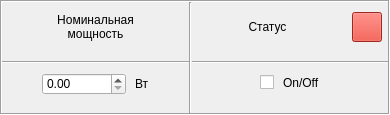
<?xml version="1.0" encoding="UTF-8"?>
<ui version="4.0">
 <class>UtilityResistorInputFrame</class>
 <widget class="QFrame" name="UtilityResistorInputFrame">
  <property name="geometry">
   <rect>
    <x>0</x>
    <y>0</y>
    <width>390</width>
    <height>115</height>
   </rect>
  </property>
  <property name="sizePolicy">
   <sizepolicy hsizetype="Preferred" vsizetype="Fixed">
    <horstretch>0</horstretch>
    <verstretch>0</verstretch>
   </sizepolicy>
  </property>
  <property name="minimumSize">
   <size>
    <width>0</width>
    <height>115</height>
   </size>
  </property>
  <property name="maximumSize">
   <size>
    <width>16777215</width>
    <height>115</height>
   </size>
  </property>
  <property name="windowTitle">
   <string>Form</string>
  </property>
  <property name="styleSheet">
   <string notr="true"/>
  </property>
  <property name="frameShape">
   <enum>QFrame::Box</enum>
  </property>
  <property name="frameShadow">
   <enum>QFrame::Sunken</enum>
  </property>
  <layout class="QHBoxLayout" name="horizontalLayout_4" stretch="0,0,1">
   <property name="spacing">
    <number>0</number>
   </property>
   <property name="sizeConstraint">
    <enum>QLayout::SetDefaultConstraint</enum>
   </property>
   <property name="leftMargin">
    <number>0</number>
   </property>
   <property name="topMargin">
    <number>0</number>
   </property>
   <property name="rightMargin">
    <number>0</number>
   </property>
   <property name="bottomMargin">
    <number>0</number>
   </property>
   <item>
    <layout class="QVBoxLayout" name="verticalLayout" stretch="1,1,1,0">
     <property name="spacing">
      <number>9</number>
     </property>
     <property name="leftMargin">
      <number>0</number>
     </property>
     <property name="topMargin">
      <number>0</number>
     </property>
     <property name="rightMargin">
      <number>0</number>
     </property>
     <property name="bottomMargin">
      <number>0</number>
     </property>
     <item>
      <layout class="QHBoxLayout" name="horizontalLayout_5">
       <property name="bottomMargin">
        <number>0</number>
       </property>
       <item>
        <widget class="QLabel" name="label">
         <property name="sizePolicy">
          <sizepolicy hsizetype="Preferred" vsizetype="Fixed">
           <horstretch>0</horstretch>
           <verstretch>0</verstretch>
          </sizepolicy>
         </property>
         <property name="minimumSize">
          <size>
           <width>0</width>
           <height>50</height>
          </size>
         </property>
         <property name="maximumSize">
          <size>
           <width>16777215</width>
           <height>50</height>
          </size>
         </property>
         <property name="text">
          <string>Номинальная
мощность</string>
         </property>
         <property name="alignment">
          <set>Qt::AlignCenter</set>
         </property>
        </widget>
       </item>
      </layout>
     </item>
     <item>
      <widget class="Line" name="line_3">
       <property name="orientation">
        <enum>Qt::Horizontal</enum>
       </property>
      </widget>
     </item>
     <item>
      <layout class="QHBoxLayout" name="horizontalLayout" stretch="0,1,1,0">
       <property name="bottomMargin">
        <number>0</number>
       </property>
       <item>
        <spacer name="horizontalSpacer_4">
         <property name="orientation">
          <enum>Qt::Horizontal</enum>
         </property>
         <property name="sizeHint" stdset="0">
          <size>
           <width>40</width>
           <height>20</height>
          </size>
         </property>
        </spacer>
       </item>
       <item>
        <widget class="QDoubleSpinBox" name="consumptionSpinBox">
         <property name="sizePolicy">
          <sizepolicy hsizetype="Maximum" vsizetype="Fixed">
           <horstretch>0</horstretch>
           <verstretch>0</verstretch>
          </sizepolicy>
         </property>
         <property name="styleSheet">
          <string notr="true">color: none;</string>
         </property>
         <property name="maximum">
          <double>300000.000000000000000</double>
         </property>
        </widget>
       </item>
       <item>
        <widget class="QLabel" name="label_8">
         <property name="sizePolicy">
          <sizepolicy hsizetype="Maximum" vsizetype="Fixed">
           <horstretch>0</horstretch>
           <verstretch>0</verstretch>
          </sizepolicy>
         </property>
         <property name="text">
          <string>Вт</string>
         </property>
        </widget>
       </item>
       <item>
        <spacer name="horizontalSpacer_3">
         <property name="orientation">
          <enum>Qt::Horizontal</enum>
         </property>
         <property name="sizeHint" stdset="0">
          <size>
           <width>40</width>
           <height>20</height>
          </size>
         </property>
        </spacer>
       </item>
      </layout>
     </item>
     <item>
      <spacer name="verticalSpacer">
       <property name="orientation">
        <enum>Qt::Vertical</enum>
       </property>
       <property name="sizeHint" stdset="0">
        <size>
         <width>20</width>
         <height>40</height>
        </size>
       </property>
      </spacer>
     </item>
    </layout>
   </item>
   <item>
    <widget class="Line" name="line">
     <property name="orientation">
      <enum>Qt::Vertical</enum>
     </property>
    </widget>
   </item>
   <item>
    <layout class="QVBoxLayout" name="verticalLayout_3" stretch="1,1,1,0">
     <property name="spacing">
      <number>9</number>
     </property>
     <property name="topMargin">
      <number>0</number>
     </property>
     <property name="bottomMargin">
      <number>0</number>
     </property>
     <item>
      <layout class="QHBoxLayout" name="horizontalLayout_2">
       <property name="leftMargin">
        <number>0</number>
       </property>
       <property name="topMargin">
        <number>0</number>
       </property>
       <property name="rightMargin">
        <number>6</number>
       </property>
       <property name="bottomMargin">
        <number>0</number>
       </property>
       <item>
        <widget class="QLabel" name="label_5">
         <property name="sizePolicy">
          <sizepolicy hsizetype="Expanding" vsizetype="Fixed">
           <horstretch>0</horstretch>
           <verstretch>0</verstretch>
          </sizepolicy>
         </property>
         <property name="minimumSize">
          <size>
           <width>0</width>
           <height>50</height>
          </size>
         </property>
         <property name="maximumSize">
          <size>
           <width>16777215</width>
           <height>50</height>
          </size>
         </property>
         <property name="text">
          <string>Статус</string>
         </property>
         <property name="alignment">
          <set>Qt::AlignCenter</set>
         </property>
        </widget>
       </item>
       <item>
        <widget class="QPushButton" name="deletrButton">
         <property name="sizePolicy">
          <sizepolicy hsizetype="Fixed" vsizetype="Fixed">
           <horstretch>0</horstretch>
           <verstretch>0</verstretch>
          </sizepolicy>
         </property>
         <property name="minimumSize">
          <size>
           <width>30</width>
           <height>30</height>
          </size>
         </property>
         <property name="maximumSize">
          <size>
           <width>30</width>
           <height>30</height>
          </size>
         </property>
         <property name="styleSheet">
          <string notr="true">background-color: rgb(223, 55, 43);</string>
         </property>
         <property name="text">
          <string/>
         </property>
         <property name="icon">
          <iconset resource="resources.qrc">
           <normaloff>:/img/delete.png</normaloff>:/img/delete.png</iconset>
         </property>
         <property name="iconSize">
          <size>
           <width>25</width>
           <height>25</height>
          </size>
         </property>
        </widget>
       </item>
      </layout>
     </item>
     <item>
      <widget class="Line" name="line_5">
       <property name="orientation">
        <enum>Qt::Horizontal</enum>
       </property>
      </widget>
     </item>
     <item>
      <layout class="QHBoxLayout" name="horizontalLayout_3" stretch="0,0,1,0">
       <item>
        <spacer name="horizontalSpacer_5">
         <property name="orientation">
          <enum>Qt::Horizontal</enum>
         </property>
         <property name="sizeHint" stdset="0">
          <size>
           <width>40</width>
           <height>20</height>
          </size>
         </property>
        </spacer>
       </item>
       <item>
        <widget class="QCheckBox" name="statusCheckBox">
         <property name="sizePolicy">
          <sizepolicy hsizetype="Maximum" vsizetype="Fixed">
           <horstretch>0</horstretch>
           <verstretch>0</verstretch>
          </sizepolicy>
         </property>
         <property name="minimumSize">
          <size>
           <width>0</width>
           <height>0</height>
          </size>
         </property>
         <property name="layoutDirection">
          <enum>Qt::RightToLeft</enum>
         </property>
         <property name="styleSheet">
          <string notr="true">color: none;</string>
         </property>
         <property name="text">
          <string/>
         </property>
        </widget>
       </item>
       <item>
        <widget class="QLabel" name="statusLabel">
         <property name="sizePolicy">
          <sizepolicy hsizetype="Maximum" vsizetype="Fixed">
           <horstretch>0</horstretch>
           <verstretch>0</verstretch>
          </sizepolicy>
         </property>
         <property name="minimumSize">
          <size>
           <width>0</width>
           <height>0</height>
          </size>
         </property>
         <property name="text">
          <string>On/Off</string>
         </property>
        </widget>
       </item>
       <item>
        <spacer name="horizontalSpacer_6">
         <property name="orientation">
          <enum>Qt::Horizontal</enum>
         </property>
         <property name="sizeHint" stdset="0">
          <size>
           <width>40</width>
           <height>20</height>
          </size>
         </property>
        </spacer>
       </item>
      </layout>
     </item>
     <item>
      <spacer name="verticalSpacer_2">
       <property name="orientation">
        <enum>Qt::Vertical</enum>
       </property>
       <property name="sizeHint" stdset="0">
        <size>
         <width>20</width>
         <height>40</height>
        </size>
       </property>
      </spacer>
     </item>
    </layout>
   </item>
  </layout>
 </widget>
 <resources>
  <include location="resources.qrc"/>
 </resources>
 <connections/>
</ui>
